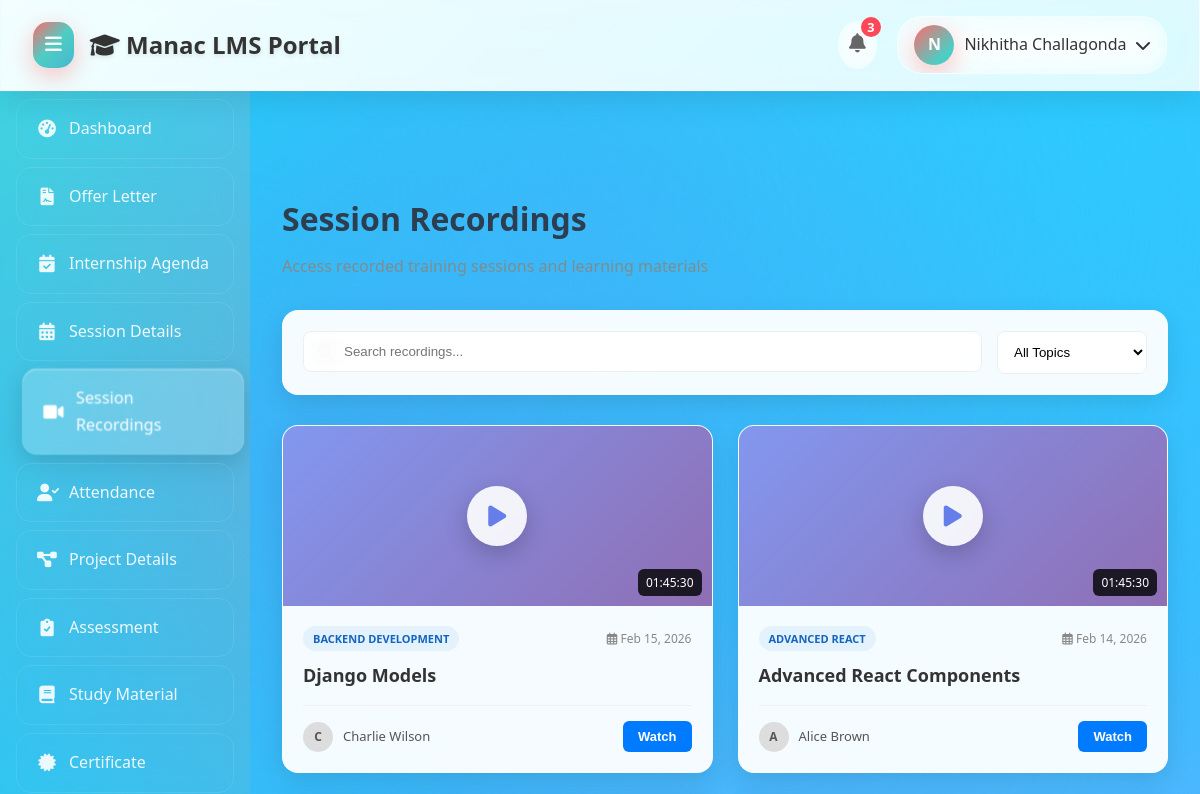
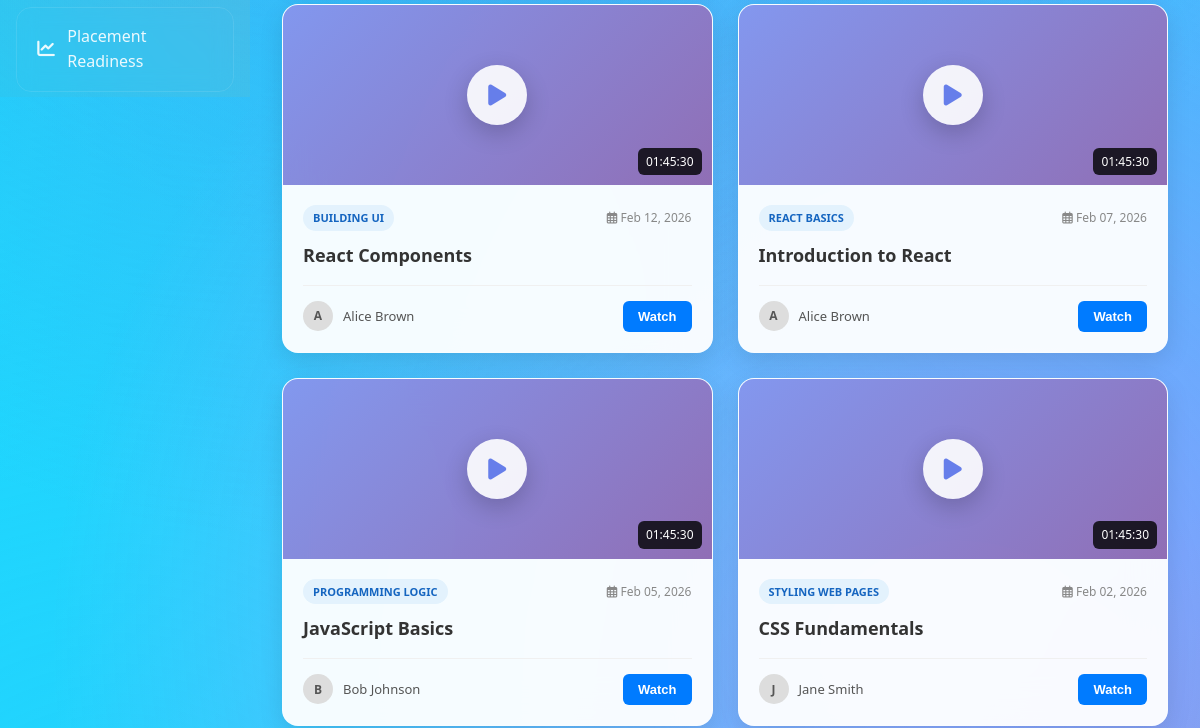
The app's page /session-recordings/ (signed in, upper part), older data (2 pictures, top to bottom).
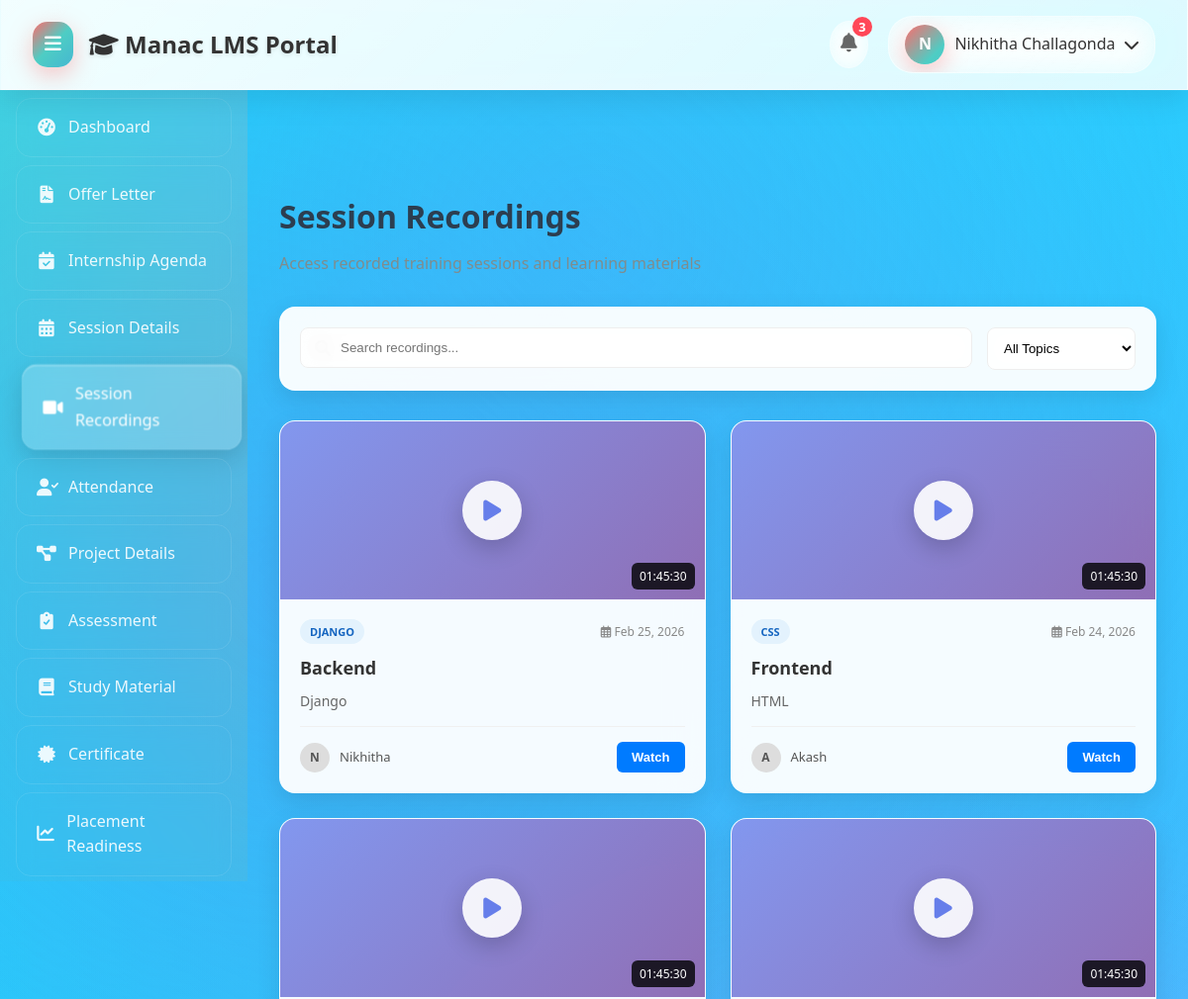
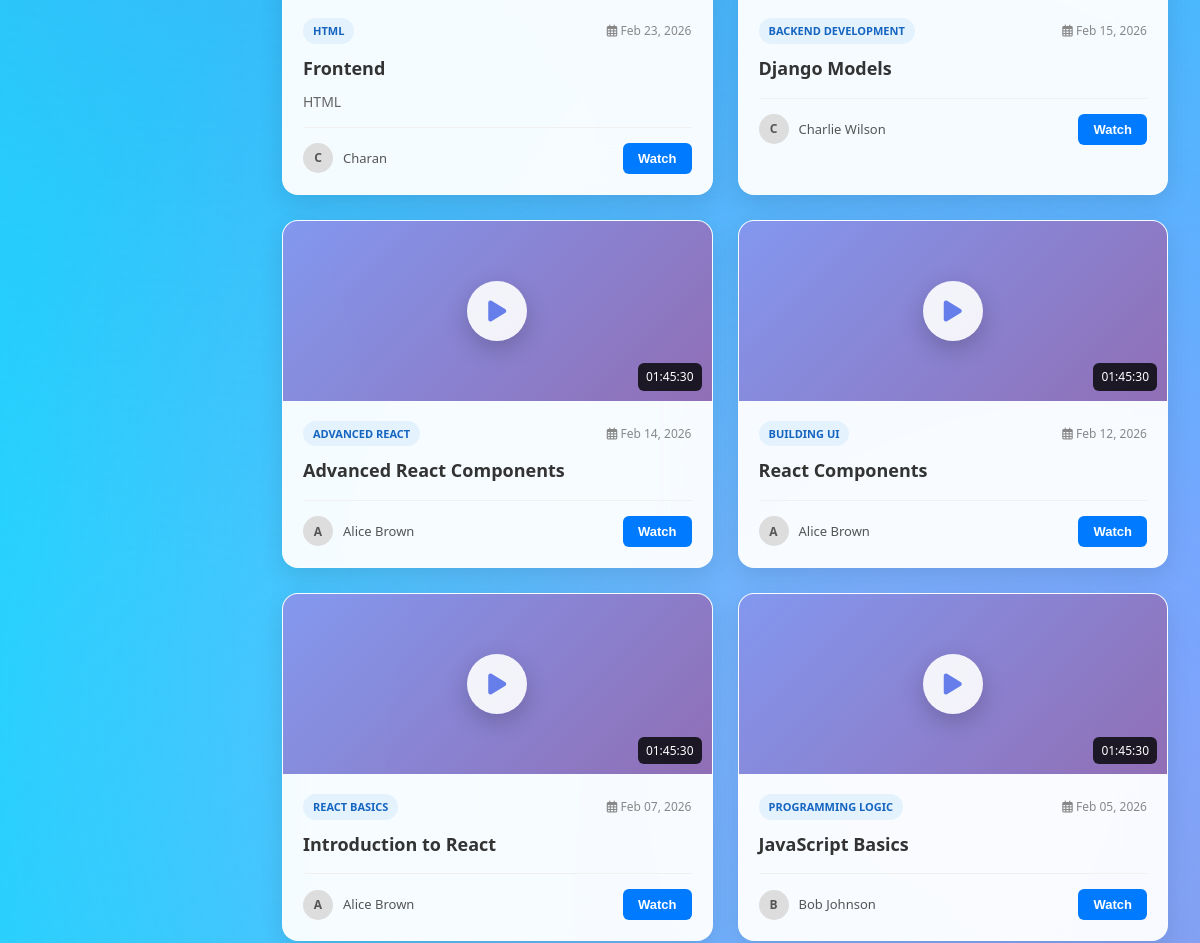
The same page, newer data (2 pictures, top to bottom).
### lms/models.py (models this page shows, shortened)
class Session(models.Model):
    title = models.CharField(max_length=200)
    topic = models.CharField(max_length=200)
    mentor = models.CharField(max_length=100)
    date = models.DateField()
    start_time = models.TimeField()
    end_time = models.TimeField()
    description = models.TextField(blank=True)
    recording_url = models.URLField(blank=True)
    is_completed = models.BooleanField(default=False)
    created_at = models.DateTimeField(default=timezone.now)
    class Meta:
        ordering = ['-date', '-start_time']

### lms/views.py (the view)
# urls.py: path('session-recordings/', views.session_recordings, name='session_recordings'),
@login_required
def session_recordings(request):
    recordings = Session.objects.filter(recording_url__isnull=False).order_by('-date')
    context = {'recordings': recordings}
    return render(request, 'lms/session_recordings.html', context)

### lms/templates/lms/session_recordings.html (shortened to what the changed rows need)
<!DOCTYPE html>
<html lang="en">
<head>
    <link rel="stylesheet" href="https://cdnjs.cloudflare.com/ajax/libs/font-awesome/6.0.0/css/all.min.css">
</head>
<body>
    <div class="header">
        <div class="header-left">
            <h2><i class="fas fa-graduation-cap"></i> Manac LMS Portal</h2>
        </div>
    </div>
    <div class="container">
        <div class="main-content" id="main-content">
            <div class="content-header">
                <h2>Session Recordings</h2>
            </div>
            <div class="recording-grid" id="recordings-container">
                {% for recording in recordings %}
                <div class="recording-card" data-topic="{{ recording.topic|lower }}">
                    <div class="recording-thumbnail" onclick="watchRecording('{{ recording.recording_url }}')">
                        <div class="play-button" onclick="watchRecording('{{ recording.recording_url }}')">
                            <i class="fas fa-play"></i>
                        </div>
                        <div class="recording-duration">01:45:30</div>
                    </div>
                    <div class="recording-content">
                        <div class="recording-meta">
                            <span class="recording-tag">{{ recording.topic|upper }}</span>
                            <span class="recording-date"><i class="far fa-calendar-alt"></i> {{ recording.date|date:"M d, Y" }}</span>
                        </div>
                        <h3 class="recording-title">{{ recording.title }}</h3>
                        <p class="recording-description">{{ recording.description }}</p>
                        <div class="recording-footer">
                            <div class="recording-author">
                                <div class="author-avatar">{{ recording.mentor|slice:":1"|upper }}</div>
                                <span class="author-name">{{ recording.mentor }}</span>
                            </div>
                            <button class="watch-button" onclick="watchRecording('{{ recording.recording_url }}')">Watch</button>
                        </div>
                    </div>
                </div>
                {% empty %}
                <div style="grid-column: 1 / -1; text-align: center; padding: 60px; color: #666;">
                    <i class="fas fa-video-slash" style="font-size: 64px; color: #ddd; margin-bottom: 20px;"></i>
                    <h3>No Recordings Available</h3>
                    <p>Session recordings will be available after the sessions are completed.</p>
                </div>
                {% endfor %}
            </div>
        </div>
    </div>
</body>
</html>

Row changes from the older to the newer data that the page shows:
no longer on this page (row unchanged): Session: topic "STYLING WEB PAGES", date "Feb 02, 2026", title "CSS Fundamentals", mentor "J", mentor "Jane Smith"
added Session: topic "DJANGO", date "Feb 25, 2026", title "Backend", description "Django", mentor "N", mentor "Nikhitha"
added Session: topic "CSS", date "Feb 24, 2026", title "Frontend", description "HTML", mentor "A", mentor "Akash"
added Session: topic "HTML", date "Feb 23, 2026", title "Frontend", description "HTML", mentor "C", mentor "Charan"
